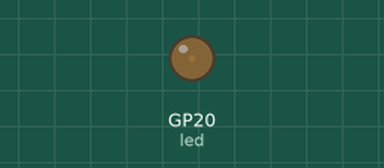
Simulated run of this program. Board: Raspberry Pi Pico running MicroPython. On the bench: output pins drawn as LEDs (lit = HIGH).

Above: at 0.05 s.
At 1.15 s:
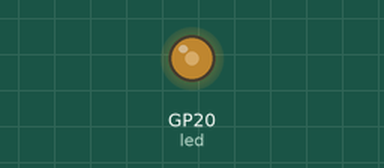
At 2.3 s:
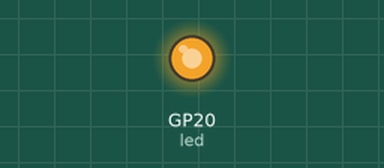
At 4.55 s:
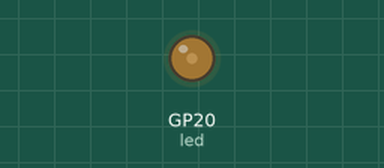
Timing chart, 0 to 6.7 s (numbered marks = the images above):
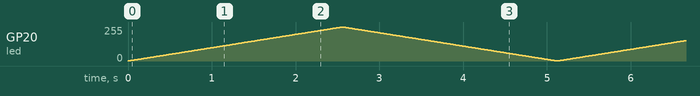

The program:

led_pwm.py
```python
from machine import Pin, PWM
from time import sleep
import sys

# Set up PWM Pin
led = Pin(20)
led_pwm = PWM(led)
duty_step = 129  # Step size for changing the duty cycle

#Set PWM frequency
frequency = 5000
led_pwm.freq (frequency)

try:
    while True:
      # Increase the duty cycle gradually
      for duty_cycle in range(0, 65536, duty_step):
        led_pwm.duty_u16(duty_cycle)
        sleep(0.005)

      # Decrease the duty cycle gradually
      for duty_cycle in range(65536, 0, -duty_step):
        led_pwm.duty_u16(duty_cycle)
        sleep(0.005)

except KeyboardInterrupt:
    print("Keyboard interrupt")
    led_pwm.duty_u16(0)
    print(led_pwm)
    led_pwm.deinit()

finally:
    print('TERMINATING...')
    #sys.exit()
```
